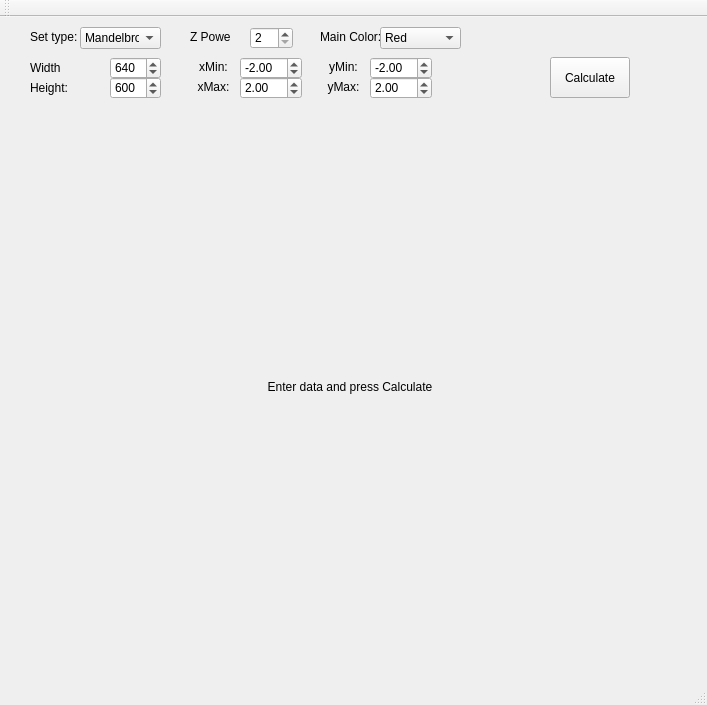
<?xml version="1.0" encoding="UTF-8"?>
<ui version="4.0">
 <class>MainWindow</class>
 <widget class="QMainWindow" name="MainWindow">
  <property name="geometry">
   <rect>
    <x>0</x>
    <y>0</y>
    <width>707</width>
    <height>705</height>
   </rect>
  </property>
  <property name="windowTitle">
   <string>MainWindow</string>
  </property>
  <widget class="QWidget" name="centralWidget">
   <widget class="QLabel" name="imageLabel">
    <property name="geometry">
     <rect>
      <x>30</x>
      <y>130</y>
      <width>640</width>
      <height>480</height>
     </rect>
    </property>
    <property name="layoutDirection">
     <enum>Qt::LeftToRight</enum>
    </property>
    <property name="text">
     <string>Enter data and press Calculate</string>
    </property>
    <property name="alignment">
     <set>Qt::AlignCenter</set>
    </property>
   </widget>
   <widget class="QComboBox" name="comboBox">
    <property name="geometry">
     <rect>
      <x>80</x>
      <y>10</y>
      <width>81</width>
      <height>22</height>
     </rect>
    </property>
    <item>
     <property name="text">
      <string>Mandelbrot</string>
     </property>
    </item>
    <item>
     <property name="text">
      <string>Julia</string>
     </property>
    </item>
   </widget>
   <widget class="QLabel" name="label">
    <property name="geometry">
     <rect>
      <x>30</x>
      <y>10</y>
      <width>47</width>
      <height>20</height>
     </rect>
    </property>
    <property name="text">
     <string>Set type:</string>
    </property>
   </widget>
   <widget class="QLabel" name="label_2">
    <property name="geometry">
     <rect>
      <x>30</x>
      <y>41</y>
      <width>31</width>
      <height>20</height>
     </rect>
    </property>
    <property name="text">
     <string>Width:</string>
    </property>
   </widget>
   <widget class="QSpinBox" name="width">
    <property name="geometry">
     <rect>
      <x>110</x>
      <y>40</y>
      <width>51</width>
      <height>22</height>
     </rect>
    </property>
    <property name="minimum">
     <number>3</number>
    </property>
    <property name="maximum">
     <number>1920</number>
    </property>
    <property name="value">
     <number>640</number>
    </property>
   </widget>
   <widget class="QLabel" name="label_3">
    <property name="geometry">
     <rect>
      <x>30</x>
      <y>60</y>
      <width>41</width>
      <height>21</height>
     </rect>
    </property>
    <property name="text">
     <string>Height:</string>
    </property>
   </widget>
   <widget class="QSpinBox" name="height">
    <property name="geometry">
     <rect>
      <x>110</x>
      <y>60</y>
      <width>51</width>
      <height>22</height>
     </rect>
    </property>
    <property name="minimum">
     <number>3</number>
    </property>
    <property name="maximum">
     <number>1080</number>
    </property>
    <property name="value">
     <number>600</number>
    </property>
   </widget>
   <widget class="QDoubleSpinBox" name="xMin">
    <property name="geometry">
     <rect>
      <x>240</x>
      <y>40</y>
      <width>62</width>
      <height>22</height>
     </rect>
    </property>
    <property name="minimum">
     <double>-100.000000000000000</double>
    </property>
    <property name="value">
     <double>-2.000000000000000</double>
    </property>
   </widget>
   <widget class="QDoubleSpinBox" name="xMax">
    <property name="geometry">
     <rect>
      <x>240</x>
      <y>60</y>
      <width>62</width>
      <height>22</height>
     </rect>
    </property>
    <property name="minimum">
     <double>-99.989999999999995</double>
    </property>
    <property name="maximum">
     <double>100.000000000000000</double>
    </property>
    <property name="value">
     <double>2.000000000000000</double>
    </property>
   </widget>
   <widget class="QDoubleSpinBox" name="yMin">
    <property name="geometry">
     <rect>
      <x>370</x>
      <y>40</y>
      <width>62</width>
      <height>22</height>
     </rect>
    </property>
    <property name="minimum">
     <double>-100.000000000000000</double>
    </property>
    <property name="value">
     <double>-2.000000000000000</double>
    </property>
   </widget>
   <widget class="QDoubleSpinBox" name="yMax">
    <property name="geometry">
     <rect>
      <x>370</x>
      <y>60</y>
      <width>62</width>
      <height>22</height>
     </rect>
    </property>
    <property name="minimum">
     <double>-99.989999999999995</double>
    </property>
    <property name="maximum">
     <double>100.000000000000000</double>
    </property>
    <property name="value">
     <double>2.000000000000000</double>
    </property>
   </widget>
   <widget class="QLabel" name="label_4">
    <property name="geometry">
     <rect>
      <x>190</x>
      <y>40</y>
      <width>47</width>
      <height>20</height>
     </rect>
    </property>
    <property name="text">
     <string>xMin:</string>
    </property>
    <property name="alignment">
     <set>Qt::AlignCenter</set>
    </property>
   </widget>
   <widget class="QLabel" name="label_5">
    <property name="geometry">
     <rect>
      <x>190</x>
      <y>60</y>
      <width>47</width>
      <height>20</height>
     </rect>
    </property>
    <property name="text">
     <string>xMax:</string>
    </property>
    <property name="alignment">
     <set>Qt::AlignCenter</set>
    </property>
   </widget>
   <widget class="QLabel" name="label_6">
    <property name="geometry">
     <rect>
      <x>320</x>
      <y>60</y>
      <width>47</width>
      <height>20</height>
     </rect>
    </property>
    <property name="text">
     <string>yMax:</string>
    </property>
    <property name="alignment">
     <set>Qt::AlignCenter</set>
    </property>
   </widget>
   <widget class="QLabel" name="label_7">
    <property name="geometry">
     <rect>
      <x>320</x>
      <y>40</y>
      <width>47</width>
      <height>20</height>
     </rect>
    </property>
    <property name="text">
     <string>yMin:</string>
    </property>
    <property name="alignment">
     <set>Qt::AlignCenter</set>
    </property>
   </widget>
   <widget class="QPushButton" name="pushButton">
    <property name="geometry">
     <rect>
      <x>550</x>
      <y>40</y>
      <width>80</width>
      <height>41</height>
     </rect>
    </property>
    <property name="text">
     <string>Calculate</string>
    </property>
   </widget>
   <widget class="QLabel" name="label_8">
    <property name="geometry">
     <rect>
      <x>190</x>
      <y>10</y>
      <width>41</width>
      <height>20</height>
     </rect>
    </property>
    <property name="text">
     <string>Z Power:</string>
    </property>
   </widget>
   <widget class="QSpinBox" name="power">
    <property name="geometry">
     <rect>
      <x>250</x>
      <y>10</y>
      <width>43</width>
      <height>22</height>
     </rect>
    </property>
    <property name="minimum">
     <number>2</number>
    </property>
    <property name="maximum">
     <number>10</number>
    </property>
   </widget>
   <widget class="QLabel" name="label_9">
    <property name="geometry">
     <rect>
      <x>320</x>
      <y>10</y>
      <width>61</width>
      <height>20</height>
     </rect>
    </property>
    <property name="text">
     <string>Main Color:</string>
    </property>
   </widget>
   <widget class="QComboBox" name="colorComboBox">
    <property name="geometry">
     <rect>
      <x>380</x>
      <y>10</y>
      <width>81</width>
      <height>22</height>
     </rect>
    </property>
    <item>
     <property name="text">
      <string>Red</string>
     </property>
    </item>
    <item>
     <property name="text">
      <string>Green</string>
     </property>
    </item>
    <item>
     <property name="text">
      <string>Blue</string>
     </property>
    </item>
    <item>
     <property name="text">
      <string>White</string>
     </property>
    </item>
   </widget>
  </widget>
  <widget class="QMenuBar" name="menuBar">
   <property name="geometry">
    <rect>
     <x>0</x>
     <y>0</y>
     <width>707</width>
     <height>20</height>
    </rect>
   </property>
  </widget>
  <widget class="QToolBar" name="mainToolBar">
   <attribute name="toolBarArea">
    <enum>TopToolBarArea</enum>
   </attribute>
   <attribute name="toolBarBreak">
    <bool>false</bool>
   </attribute>
  </widget>
  <widget class="QStatusBar" name="statusBar"/>
 </widget>
 <layoutdefault spacing="6" margin="11"/>
 <resources/>
 <connections/>
</ui>
